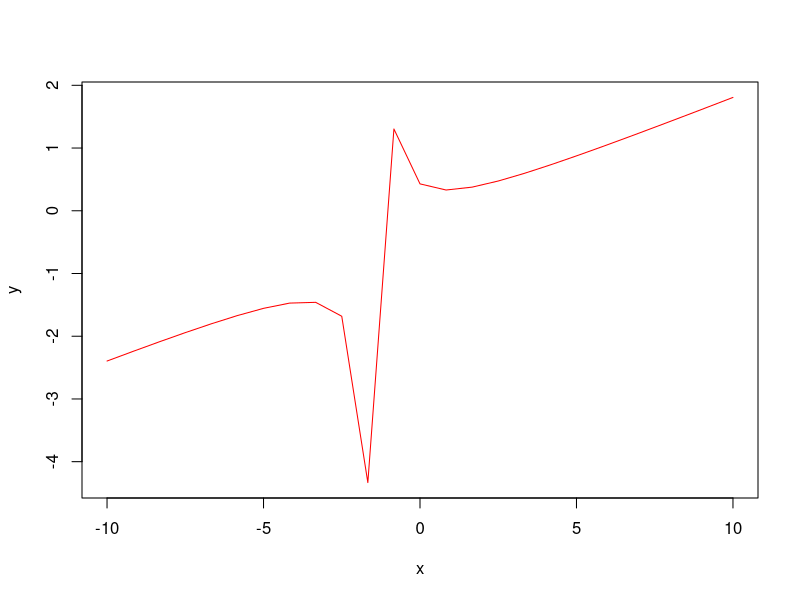
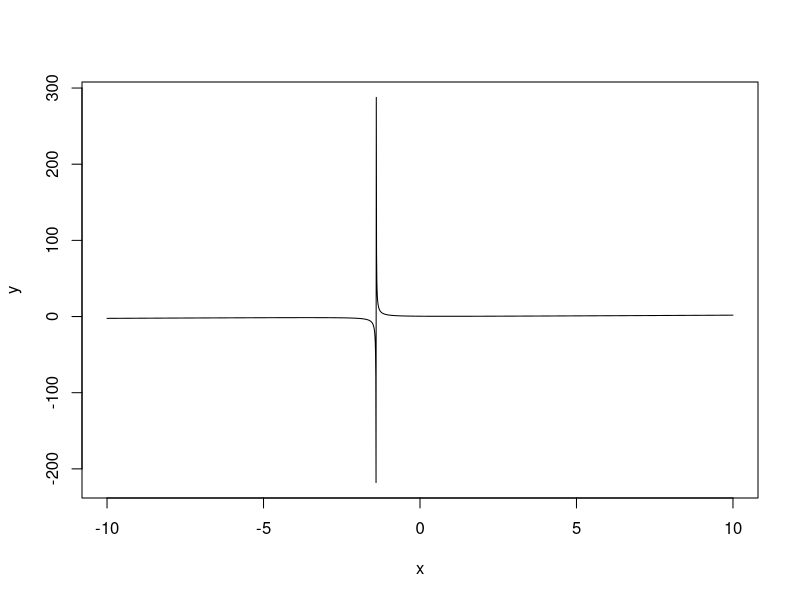
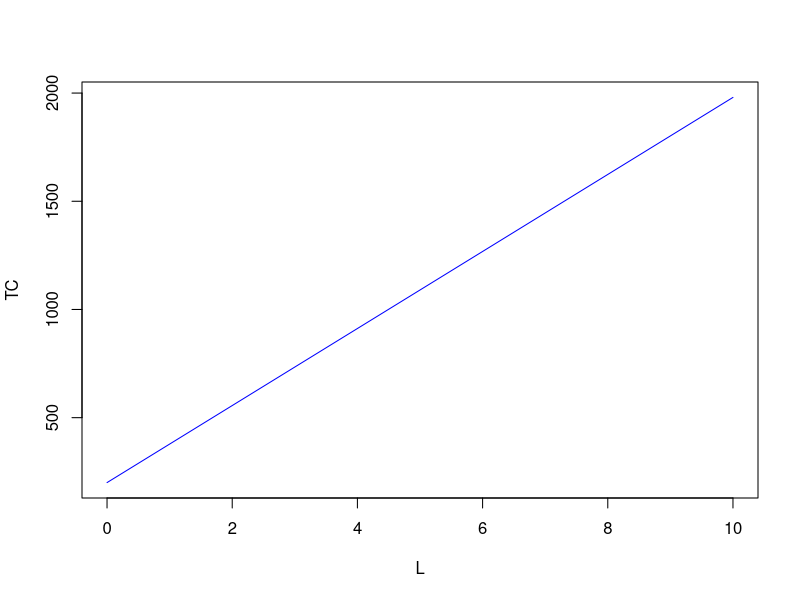
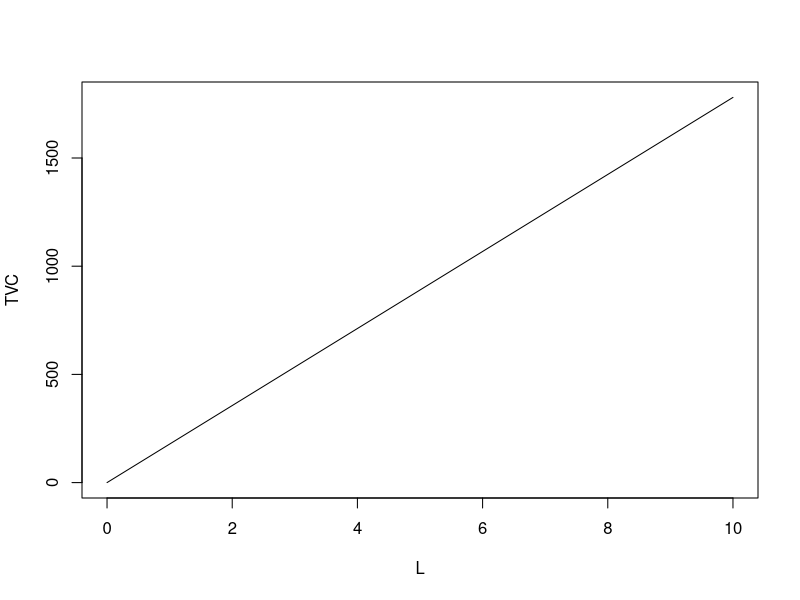
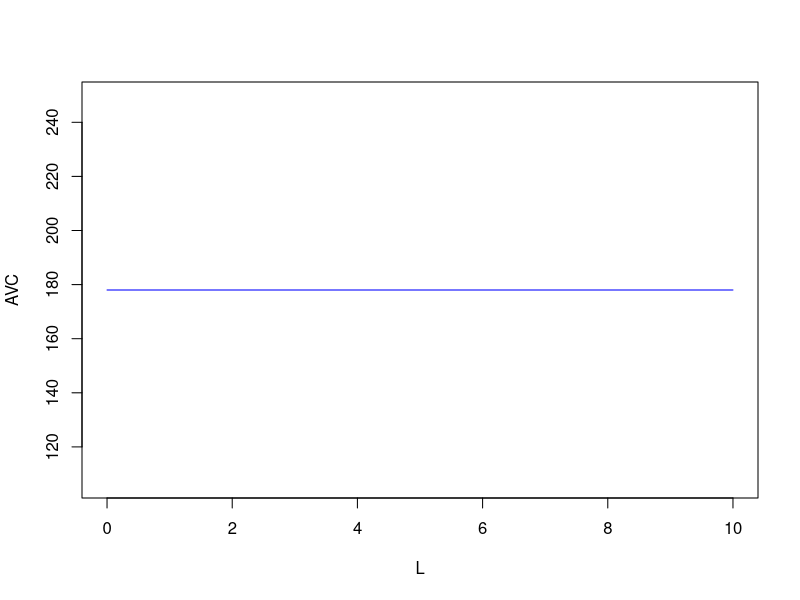
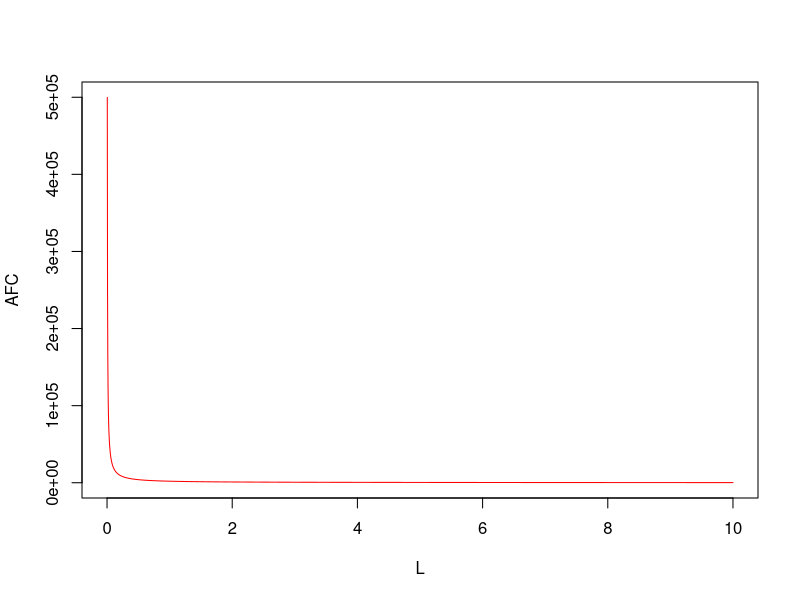
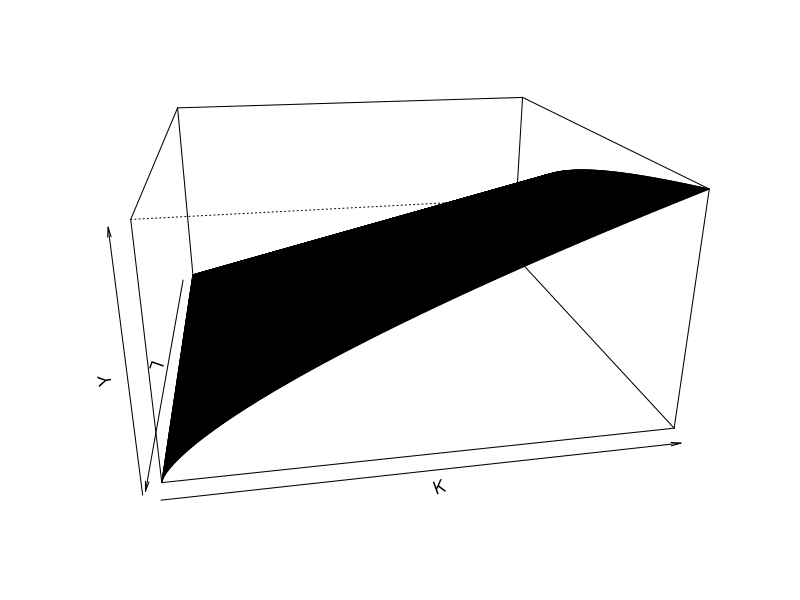
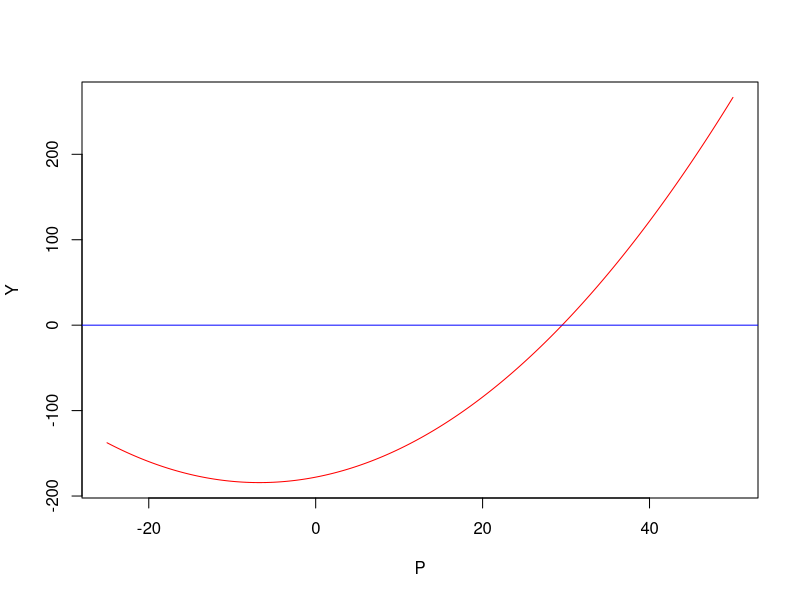

The R script that drew these images, in order:
## ---- chunk 1
x = seq(-10,10, length.out = 25)
y = (x^2 + 3)/(5*x + 7)
plot(x,y, type = "l", col = "red")
## ---- chunk 2
# when we obtain more values between -10 and 10,
# the jump becomes smoother
x = seq(-10,10, length.out = 2500)
y = (x^2 + 3)/(5*x + 7)
plot(x,y, type = "l")
## ---- chunk 3
# total cost function:
L = seq(0,10, length.out = 2500)
TC = 200 + 178 *L 
plot(L, TC, type = "l", col = "blue")
## ---- chunk 4
# total cost function:
L = seq(0,10, length.out = 2500)
TVC = 178 * L
plot(L, TVC, type = "l")
## ---- chunk 5
# total cost function:
L = seq(0,10, length.out = 2500)
AVC = rep(178, 2500)
plot(L, AVC, type = "l", col = "blue")
## ---- chunk 6
L = seq(0,10, length.out = 2500)
AFC = 2000/L
plot(L, AFC, type = "l", col = "red")
## ---- chunk 7
CobbDouglas <- function (L, K) {
   return (L^alpha * K^beta)
}
alpha = 0.3
beta = 0.7
L <- seq(0, 10, length= 300)
K <- seq(0, 100, length= 300)
Y <- outer(L, K, CobbDouglas)
Y[is.na(Y)] <- 1
op <- par(bg = "white")
persp(L, K, Y, theta = 80, phi = 20, expand = 0.5, col = "red")

## ---- chunk 8
P = seq(-25, 50, length.out = 3000)
Y = 0.14*P^2 + 1.89*P - 177.9
plot(P,Y, type = "l", col = "red")
abline(h=0, col="blue")

quadraticRoots <- function(a, b, c) {

  print(paste0("You have chosen the quadratic equation ", a, "x^2 + ", b, "x + ", c, "."))

  discriminant <- (b^2) - (4*a*c)

  if(discriminant < 0) {
    return(paste0("This quadratic equation has no real numbered roots."))
  }
  else if(discriminant > 0) {
    x_int_plus <- (-b + sqrt(discriminant)) / (2*a)
    x_int_neg <- (-b - sqrt(discriminant)) / (2*a)

    return(paste0("The two x-intercepts for the quadratic equation are ",
                  format(round(x_int_plus, 5), nsmall = 5), " and ",
                  format(round(x_int_neg, 5), nsmall = 5), "."))
  }
  else #discriminant = 0  case
    x_int <- (-b) / (2*a)
    return(paste0("The quadratic equation has only one root. This root is ",
                  x_int))
}

quadraticRoots(1, 13.207, 1276)
quadraticRoots(1, -40, -1200)
quadraticRoots(10, -400, -21000)
## ---- chunk 9
A = 1.1
N = seq(1, 50, length.out = 3000)
MPN = 100 - A^2 * N
plot(N,MPN, type = "l", col = "red")
abline(h=0, col="blue")
## ---- chunk 10
P = seq(-20, 20, length.out = 3000)
Y = P^2 + 10*P - 7
plot(P, Y, type = "l", col = "red")
grid (10,10, lty = 6, col = "cornsilk2")
abline(h=0, col="blue")
## ---- chunk 11
P = seq(-10, 10, length.out = 300000)
Y = (P^2) + (2*P) - 10
plot(P, Y, type = "l", col = "red")
grid (NULL,NULL, lty = 6, col = "cornsilk2")
abline(h=0, col="blue")
## ---- chunk 12
P = seq(-10, 1000, length.out = 300000)
Y = log(P)
plot(P, Y, type = "l", col = "red", main = "Natural Log Function")
grid (NULL,NULL, lty = 6, col = "cornsilk2")
abline(h=0, col="blue")
## ---- chunk 13
eq = function(x){exp(x)}
plot(eq(seq(1,10, length.out = 300)), type='l', col="red", main = "Exponential Function", ylab = "exp(x)")
grid (NULL,NULL, lty = 6, col = "cornsilk2")
abline(h=0, col="blue")
